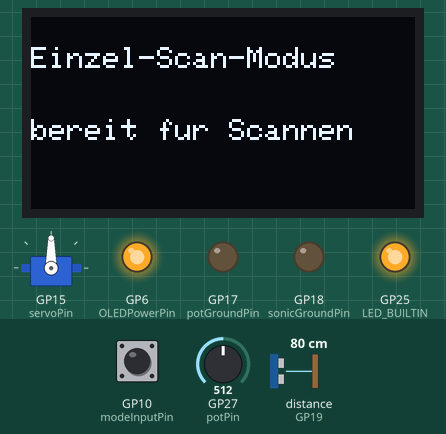
The program below on a simulated Raspberry Pi Pico. On the bench: servo, 128×64 one-colour display, output pins drawn as LEDs (lit = HIGH). Wiring (inferred from the names in the program): ultrasonic range finder: trigger GP20; echo GP19. Inputs (shaded band) come from the test bench; at power-on: distance to the obstacle (sensor on GP19) 80 cm, GP10 (modeInputPin) LOW, GP27 (potPin) = 512 (analog values on the 0–1023 scale). The echo pulse lasts 58.3 µs per cm; pins used as bus, display or sensor lines are not drawn; what the program prints to the serial monitor is not drawn.

Above: at 4.3 s.
4.4 s: distance to the obstacle (sensor on GP19) set to 22 cm
5.9 s: distance to the obstacle (sensor on GP19) set to 19 cm
At 7.3 s:
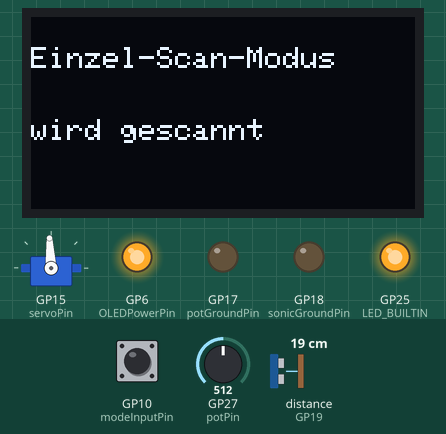
7.7 s: GP10 (modeInputPin) pulled HIGH for 0.15 s
At 9.2 s:
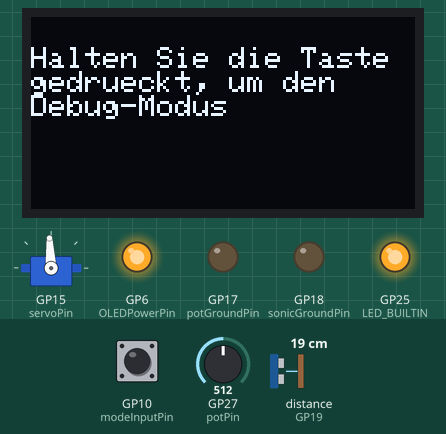
10.8 s: distance to the obstacle (sensor on GP19) set to 35 cm
At 12.9 s:
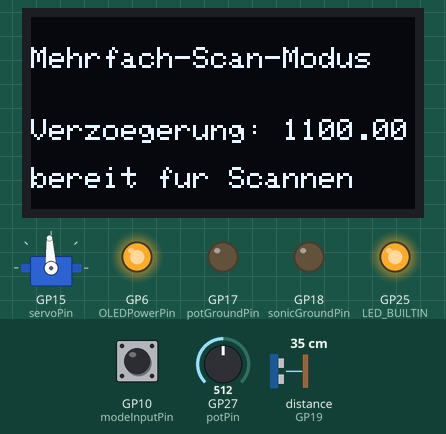
13.8 s: GP10 (modeInputPin) pulled HIGH for 3.2 s
At 17.4 s:
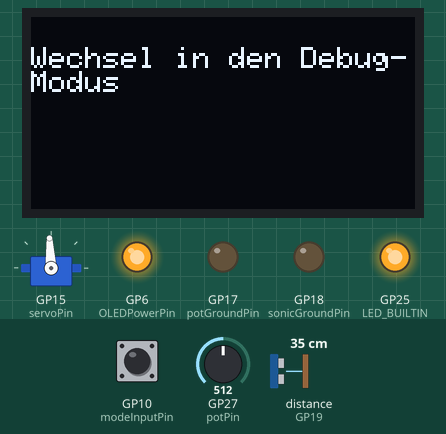
20.0 s: distance to the obstacle (sensor on GP19) set to 2 cm
At 21.3 s:
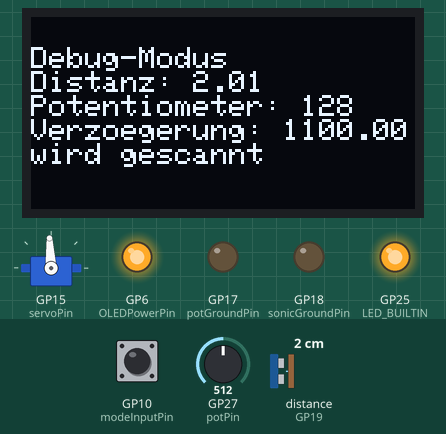
Timing chart, 0 to 24.0 s (numbered marks = the images above; inputs shaded):
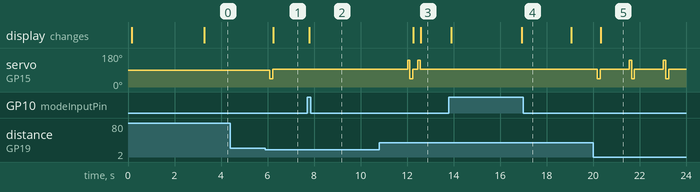

Measured:
- the behaviour switches between 21 and 20 cm on distance to the obstacle (sensor on GP19) (found by bisection; images 0 and 1)
- after the input at 4.4 s, every drawn part: stays the same
- after the input at 5.9 s, servo on GP15 (servoPin): 90° → 44° after 0.20 s, → 93° 0.12 s later; the display: changes after 0.34 s (image 1)
- after the input at 7.7 s, the display: changes after 0.10 s (image 2)
- after the input at 10.8 s, the display: first differs from a run without the input after 1.8 s (image 3)
- after the input at 13.8 s, the display: first changes after 0.11 s (image 4 shows a later state)
- after the input at 20.0 s, servo on GP15 (servoPin): 93° → 44° after 0.19 s, then repeats every 1.5 s: 93° 1.3 s, 141° 0.10 s, 44° 0.12 s; the display: changes after 0.34 s (image 5)

The program:

main.cpp
```cpp
#include <Arduino.h>
#include <Servo.h>
#include "hardware/adc.h"

#include <SPI.h>
#include <Wire.h>
#include <Adafruit_GFX.h>
#include <Adafruit_SSD1306.h>

#define SCREEN_WIDTH 128  // OLED display width, in pixels
#define SCREEN_HEIGHT 64  // OLED display height, in pixels

// Declaration for an SSD1306 display connected to I2C (SDA, SCL pins)
Adafruit_SSD1306 display(SCREEN_WIDTH, SCREEN_HEIGHT, &Wire, -1);


#define LOGO_HEIGHT   64
#define LOGO_WIDTH    128

const unsigned char startupimage [] PROGMEM = {
	// 'sunset bmp, 128x64px
	0x00, 0x00, 0x00, 0x00, 0x00, 0x00, 0x00, 0x00, 0x00, 0x00, 0x00, 0x00, 0x00, 0x00, 0x00, 0x00,
	0x00, 0x00, 0x00, 0x00, 0x00, 0x00, 0x00, 0x07, 0xf8, 0x00, 0x00, 0x00, 0x00, 0x00, 0x00, 0x00,
	0xc0, 0x00, 0x00, 0x00, 0x00, 0x00, 0x00, 0x1a, 0x7f, 0x00, 0x00, 0x00, 0x00, 0x00, 0x00, 0x00,
	0x20, 0x00, 0x00, 0x00, 0x00, 0x00, 0x00, 0x3f, 0xff, 0xc0, 0x00, 0x00, 0x00, 0x00, 0x00, 0x01,
	0x04, 0x00, 0x00, 0x00, 0x00, 0x00, 0x73, 0xff, 0xff, 0xf0, 0x00, 0x00, 0x00, 0x00, 0x00, 0x04,
	0x02, 0x00, 0x00, 0x00, 0x00, 0x00, 0x07, 0xff, 0xff, 0xf0, 0x00, 0x00, 0x00, 0x00, 0x00, 0x08,
	0x01, 0x00, 0x00, 0x18, 0x00, 0x00, 0x00, 0x1f, 0xff, 0xfe, 0x56, 0x00, 0x00, 0x00, 0x00, 0x30,
	0x00, 0x00, 0x00, 0x04, 0x00, 0x00, 0x0f, 0xff, 0xff, 0xfe, 0x00, 0x00, 0x00, 0x00, 0x06, 0x60,
	0x00, 0x00, 0x00, 0x00, 0x00, 0x00, 0x0f, 0xff, 0xff, 0xff, 0x00, 0x00, 0x00, 0x00, 0x0f, 0xc0,
	0x00, 0x40, 0x00, 0x00, 0xc0, 0x00, 0xff, 0xff, 0xff, 0xff, 0x00, 0x00, 0x00, 0x00, 0x19, 0x00,
	0x00, 0x22, 0x1c, 0x00, 0x30, 0x00, 0x46, 0xbf, 0xff, 0xff, 0x00, 0x00, 0x00, 0x00, 0x00, 0x00,
	0x00, 0x01, 0x02, 0x00, 0x0c, 0x00, 0x7f, 0xff, 0xff, 0xff, 0x80, 0x00, 0x00, 0x78, 0xc0, 0x00,
	0x00, 0x00, 0x81, 0x00, 0x02, 0x00, 0x7f, 0xff, 0xff, 0xff, 0x80, 0x00, 0x01, 0x83, 0x80, 0x00,
	0x00, 0x00, 0x40, 0x00, 0x01, 0x00, 0x1f, 0xff, 0xff, 0xff, 0xfc, 0x00, 0x02, 0x00, 0x00, 0x00,
	0x00, 0x00, 0x00, 0x40, 0x00, 0x00, 0x03, 0xff, 0xff, 0xff, 0xc0, 0x00, 0x04, 0x00, 0x00, 0x00,
	0x00, 0x00, 0x00, 0x20, 0x00, 0x00, 0x00, 0x3f, 0xff, 0x07, 0xc0, 0x00, 0x00, 0x00, 0x00, 0x00,
	0x00, 0x00, 0x00, 0x18, 0x00, 0x40, 0x00, 0x1f, 0xff, 0xff, 0xc0, 0x00, 0x10, 0x00, 0x00, 0x00,
	0x00, 0x00, 0x00, 0x00, 0x00, 0x00, 0x00, 0x07, 0xff, 0xff, 0x80, 0x00, 0x00, 0x00, 0x00, 0x00,
	0x00, 0x00, 0x00, 0x00, 0x00, 0x00, 0x00, 0x03, 0xff, 0xff, 0x80, 0x00, 0x60, 0x00, 0x00, 0x00,
	0x00, 0x00, 0x00, 0x00, 0x00, 0x00, 0x00, 0x00, 0xff, 0xff, 0x80, 0x00, 0xc0, 0x00, 0x00, 0x00,
	0x00, 0x00, 0x00, 0x00, 0x00, 0x00, 0x00, 0x00, 0x1f, 0xfe, 0x00, 0x00, 0x00, 0x00, 0x00, 0x00,
	0x00, 0x00, 0x00, 0x00, 0x00, 0x00, 0x00, 0x00, 0x03, 0xfc, 0x00, 0x00, 0x00, 0x00, 0x00, 0x00,
	0x00, 0x00, 0x00, 0x00, 0x00, 0x00, 0x00, 0x00, 0x01, 0xf0, 0x00, 0x00, 0x00, 0x00, 0x00, 0x00,
	0x00, 0x00, 0x00, 0x00, 0x00, 0x00, 0x00, 0x00, 0x00, 0x00, 0x00, 0x00, 0x00, 0x00, 0x00, 0x00,
	0x00, 0x00, 0x00, 0x07, 0xff, 0xff, 0xff, 0xff, 0xff, 0xff, 0xff, 0xff, 0xe0, 0x00, 0x00, 0x00,
	0x00, 0x00, 0x00, 0x00, 0x00, 0x00, 0x0f, 0xff, 0xff, 0xfc, 0x00, 0x00, 0x00, 0x00, 0x00, 0x00,
	0x00, 0x00, 0x00, 0x00, 0x00, 0x00, 0x00, 0x3f, 0xfe, 0x00, 0x00, 0x00, 0x00, 0x00, 0x00, 0x00,
	0x00, 0x00, 0x00, 0x00, 0x00, 0x3f, 0xff, 0xff, 0xff, 0xff, 0xe0, 0x00, 0x00, 0x00, 0x00, 0x00,
	0x00, 0x00, 0x00, 0x00, 0x1f, 0xff, 0xff, 0xff, 0xff, 0xff, 0xff, 0x80, 0x00, 0x00, 0x00, 0x00,
	0x00, 0x00, 0x00, 0x00, 0x00, 0x00, 0x00, 0x3f, 0xff, 0x00, 0x00, 0x00, 0x00, 0x00, 0x00, 0x00,
	0x00, 0x00, 0x00, 0x00, 0x0f, 0xfc, 0x0f, 0xff, 0xfc, 0x00, 0x00, 0x00, 0x00, 0x00, 0x00, 0x00,
	0x00, 0x00, 0x00, 0x00, 0x00, 0x00, 0x03, 0xff, 0xff, 0xf0, 0x00, 0x00, 0x00, 0x00, 0x00, 0x00,
	0x00, 0x00, 0x00, 0x00, 0x00, 0x00, 0x0f, 0xff, 0xfe, 0x00, 0x00, 0x00, 0x00, 0x00, 0x00, 0x00,
	0x00, 0x00, 0x00, 0x00, 0x00, 0x01, 0xff, 0xff, 0xff, 0xff, 0xf8, 0x00, 0x00, 0x00, 0x00, 0x00,
	0x00, 0x00, 0x00, 0x00, 0x00, 0x00, 0xff, 0xff, 0xff, 0xfe, 0x00, 0x00, 0x00, 0x00, 0x00, 0x00,
	0x00, 0x00, 0x00, 0x00, 0x00, 0x00, 0x00, 0x3f, 0xf8, 0x00, 0x00, 0x00, 0x00, 0x00, 0x00, 0x00,
	0x00, 0x00, 0x00, 0x00, 0x00, 0x00, 0x7f, 0xff, 0xff, 0xfc, 0x00, 0x00, 0x00, 0x00, 0x00, 0x00,
	0x00, 0x00, 0x00, 0x00, 0x00, 0x00, 0x01, 0xff, 0xff, 0xc0, 0x00, 0x00, 0x00, 0x00, 0x00, 0x00,
	0x00, 0x00, 0x00, 0x00, 0x00, 0x00, 0x0f, 0xff, 0xff, 0xfe, 0x00, 0x00, 0x00, 0x00, 0x00, 0x00,
	0x00, 0x00, 0x00, 0x00, 0x00, 0x00, 0x00, 0xff, 0xf8, 0x00, 0x00, 0x00, 0x00, 0x00, 0x00, 0x00,
	0x00, 0x00, 0x00, 0x00, 0x00, 0x00, 0x0f, 0xff, 0xff, 0xc0, 0x00, 0x00, 0x00, 0x00, 0x00, 0x00,
	0x00, 0x00, 0x00, 0x00, 0x00, 0x00, 0x00, 0x1f, 0xf8, 0x00, 0x00, 0x00, 0x00, 0x00, 0x00, 0x00,
	0x00, 0x00, 0x00, 0x00, 0x00, 0x00, 0x00, 0x00, 0x00, 0x00, 0x00, 0x00, 0x00, 0x00, 0x00, 0x00,
	0x00, 0x00, 0x00, 0x00, 0x00, 0x00, 0x00, 0xff, 0xff, 0xc0, 0x00, 0x00, 0x00, 0x00, 0x00, 0x00,
	0x00, 0x00, 0x00, 0x00, 0x00, 0x00, 0x00, 0x07, 0xc0, 0x00, 0x00, 0x00, 0x00, 0x00, 0x00, 0x00,
	0x00, 0x00, 0x00, 0x00, 0x00, 0x00, 0x00, 0x1f, 0xf8, 0x00, 0x00, 0x00, 0x00, 0x00, 0x00, 0x00,
	0x00, 0x00, 0x00, 0x00, 0x00, 0x00, 0x00, 0x01, 0x80, 0x00, 0x00, 0x00, 0x00, 0x00, 0x00, 0x00,
	0xff, 0xff, 0xff, 0xff, 0xff, 0xff, 0xff, 0xff, 0xff, 0xff, 0xff, 0xff, 0xff, 0xff, 0xff, 0xff,
	0xff, 0xff, 0xff, 0xff, 0xff, 0xff, 0xff, 0xff, 0xff, 0xff, 0xff, 0xff, 0xff, 0xff, 0xff, 0xff,
	0xff, 0xff, 0xff, 0xff, 0xff, 0xff, 0xff, 0xff, 0xff, 0xff, 0xff, 0xff, 0xff, 0xff, 0xff, 0xff,
	0xff, 0xff, 0xff, 0xff, 0xff, 0xff, 0xff, 0xff, 0xff, 0xff, 0xff, 0xff, 0xff, 0xff, 0xff, 0xff,
	0xff, 0xff, 0xff, 0xff, 0xff, 0xff, 0xff, 0xff, 0xff, 0xff, 0xff, 0xff, 0xff, 0xff, 0xff, 0xff,
	0xff, 0xff, 0xff, 0xff, 0xff, 0xff, 0xff, 0xff, 0xff, 0xff, 0xff, 0xff, 0xff, 0xff, 0xff, 0xff,
	0xff, 0xff, 0xff, 0xff, 0xff, 0xff, 0xff, 0xff, 0xff, 0xff, 0xff, 0xff, 0xff, 0xff, 0xff, 0xff,
	0xff, 0xff, 0xff, 0xff, 0xff, 0xff, 0xff, 0xff, 0xff, 0xff, 0xff, 0xff, 0xff, 0xff, 0xff, 0xff,
	0xff, 0xff, 0xff, 0xff, 0xff, 0xff, 0xff, 0xff, 0xff, 0xff, 0xff, 0xff, 0xff, 0xff, 0xff, 0xff,
	0xff, 0xff, 0xff, 0xff, 0xff, 0xff, 0xff, 0xff, 0xff, 0xff, 0xff, 0xff, 0xff, 0xff, 0xff, 0xff,
	0xff, 0xff, 0xff, 0xff, 0xff, 0xff, 0xff, 0xff, 0xff, 0xff, 0xff, 0xff, 0xff, 0xff, 0xff, 0xff,
	0xff, 0xff, 0xff, 0xff, 0xff, 0xff, 0xff, 0xff, 0xff, 0xff, 0xff, 0xff, 0xff, 0xff, 0xff, 0xff,
	0xff, 0xff, 0xff, 0xff, 0xff, 0xff, 0xff, 0xff, 0xff, 0xff, 0xff, 0xff, 0xff, 0xff, 0xff, 0xff,
	0xff, 0xff, 0xff, 0xff, 0xff, 0xff, 0xff, 0xff, 0xff, 0xff, 0xff, 0xff, 0xff, 0xff, 0xff, 0xff,
	0xff, 0xff, 0xff, 0xff, 0xff, 0xff, 0xff, 0xff, 0xff, 0xff, 0xff, 0xff, 0xff, 0xff, 0xff, 0xff,
	0xff, 0xff, 0xff, 0xff, 0xff, 0xff, 0xff, 0xff, 0xff, 0xff, 0xff, 0xff, 0xff, 0xff, 0xff, 0xff,
	0xff, 0xff, 0xff, 0xff, 0xff, 0xff, 0xff, 0xff, 0xff, 0xff, 0xff, 0xff, 0xff, 0xff, 0xff, 0xff
};

Servo myservo;
//pin definitions
const int sonicPower = 21;
const int trigPin = 20;
const int echoPin = 19;
const int sonicGroundPin = 18;

const int servoPin = 15;

const int OLEDPowerPin = 6;

const int modePowerPin = 12;
const int modeInputPin = 10;


const int potPowerPin = 16;
const int potPin = A1;
const int potGroundPin = 17;

bool scanning=false;
bool ButtonState;

float duration, distance;
int mode = 0;
//press and unpress function definitions
void unpress(){
  myservo.writeMicroseconds(2000);
  delay(100);
  myservo.writeMicroseconds(1500);
}

void press(){
  myservo.writeMicroseconds(1000);
  delay(120);
  myservo.writeMicroseconds(1500);
}

void setup() {
  // Pin allocation
  myservo.attach(servoPin);
  pinMode(trigPin, OUTPUT);
  pinMode(sonicPower, OUTPUT);
  pinMode(sonicGroundPin, OUTPUT);
  pinMode(echoPin, INPUT);

  pinMode(LED_BUILTIN, OUTPUT);
  pinMode(modeInputPin, INPUT);
  pinMode(potPowerPin, OUTPUT);
  pinMode(potGroundPin, OUTPUT);
  pinMode(potPin, INPUT);
  pinMode(OLEDPowerPin, OUTPUT);

  Serial.begin(9600);

  digitalWrite(sonicPower, HIGH);
  digitalWrite(sonicGroundPin, LOW);
  digitalWrite(LED_BUILTIN, HIGH);
  digitalWrite(modePowerPin, HIGH);
  digitalWrite(potPowerPin, HIGH);
  digitalWrite(potGroundPin, LOW);
  digitalWrite(OLEDPowerPin, HIGH);

  analogReadResolution(8);
  // Small delay to allow the display to power up
  delay(100);

  // Initialize I2C communication
  Wire.begin();

  // Initialize the OLED display with the I2C address 0x3C
  if(!display.begin(SSD1306_SWITCHCAPVCC, 0x3C)) {
    Serial.println(F("SSD1306 allocation failed"));
    for(;;);  // Infinite loop if display initialization fails
  }

  // Clear the buffer and display initialising screen

  display.clearDisplay();
  display.drawBitmap(
  (display.width()  - LOGO_WIDTH ) / 2,
  (display.height() - LOGO_HEIGHT) / 2,
  startupimage, LOGO_WIDTH, LOGO_HEIGHT, 1);
  display.setCursor(1, 10);
  display.setTextColor(BLACK);
  display.println("\n\n\n\n\nInitialisieren...");
  display.setTextColor(WHITE);
  display.display();

  //delay to ensure everything has booted properly
  delay(3000);
}

void loop() {
  //check if button pressed, if yes then check if held and switch to debug mode
  //if not then switch mode
  if(digitalRead(modeInputPin) == HIGH){
    display.clearDisplay();
    display.setCursor(0, 10);
    display.println("Halten Sie die Taste gedrueckt, um den \nDebug-Modus");
    display.display();
    delay(3000);
    if (digitalRead(modeInputPin)==HIGH)
    {
      mode = 2;
      display.clearDisplay();
      display.setCursor(0, 10);
      display.println("Wechsel in den Debug-Modus");
      display.display();
      delay(2000);
    }else{
      mode = (mode+1)%2;
    }

  }
  //get length measurement using time of flight
  digitalWrite(trigPin, LOW);
  delayMicroseconds(2);
  digitalWrite(trigPin, HIGH);
  delayMicroseconds(10);
  digitalWrite(trigPin, LOW);

  duration = pulseIn(echoPin, HIGH);
  distance = (duration*.0343)/2;
  Serial.print("Distance: ");
  Serial.println(distance);
  Serial.println("\n");
  //delay to ensure no unnecessary repeated feedback from sensor
  delay(100);
  //if PCB not present and scanning is ongoing, stop scanning. double check to reduce flinching
  if(scanning && distance > 20){
    Serial.print("far\n");
    delay(100);
    if(distance>20){
        unpress();
        Serial.print("far confirmed\n");
        scanning = false;
    }
  //if PCB present and scanning not active, begin scanning
  }else if(distance<=20 && !scanning){
      Serial.print("close\n");
      scanning=true;
      press();
  //if scanning and in multimode, release and press button after chosen delay
  }else if(scanning && mode && distance<=20){
    delay(100+8*analogRead(potPin));
    unpress();
    press();
  }
  //serial feedback for debugging
  Serial.print("\n");
  Serial.print(digitalRead(modeInputPin));
  Serial.print("\n");

  //set cursor position and display correct message depending on mode
  display.setCursor(0, 10);

  display.clearDisplay();
  display.setTextSize(1);
  display.setTextColor(WHITE);

  display.setCursor(0, 10);

  switch (mode)
  {
  case 0:
    display.println("Einzel-Scan-Modus\n\n");

    break;
  case 1:
    display.println("Mehrfach-Scan-Modus\n");
    display.print("\nVerzoegerung: ");
    display.print(floor((8*analogRead(potPin)+100)/100)*100);
    display.print("\n\n");
    break;
  case 2:
    display.println("Debug-Modus");
    display.print("Distanz: ");
    display.print(distance);
    display.print("\n");

    display.print("Potentiometer: ");
    display.print(analogRead(potPin));
    display.print("\nVerzoegerung: ");
    display.print(floor((8*analogRead(potPin)+100)/100)*100);
    display.print("\n");
    break;
  }
  //display scanning status regardless of mode
  if (scanning)
  {
    display.println("wird gescannt");
  }else{
    display.println("bereit fur Scannen");
  }
  display.display();
}
```
